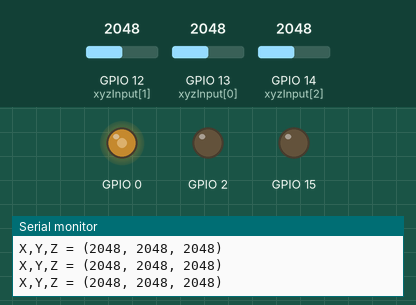
This program was run on a simulated ESP32. Parts: output pins drawn as LEDs (lit = HIGH), the last lines printed to the serial monitor. The test bench sets the inputs (shaded band); at power-on: GPIO 14 (xyzInput[2]) = 2048, GPIO 12 (xyzInput[1]) = 2048, GPIO 13 (xyzInput[0]) = 2048.

Above: at 1.2 s.
1.3 s: GPIO 14 (xyzInput[2]) set to 1228
At 2.3 s:
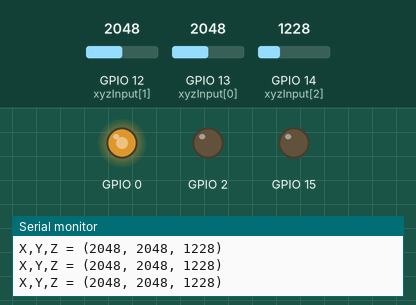
2.8 s: GPIO 12 (xyzInput[1]) set to 60
At 4.0 s:
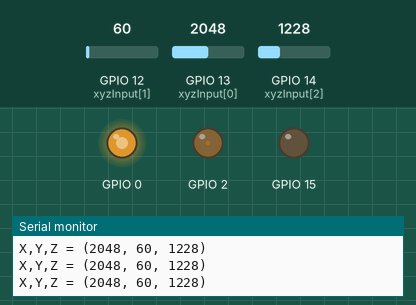
4.3 s: GPIO 13 (xyzInput[0]) set to 60
At 5.5 s:
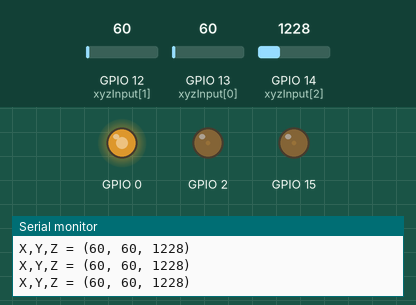
5.8 s: GPIO 12 (xyzInput[1]) set to 140
At 6.8 s:
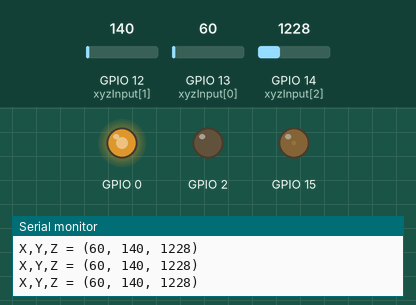
7.3 s: GPIO 14 (xyzInput[2]) set to 491
At 8.5 s:
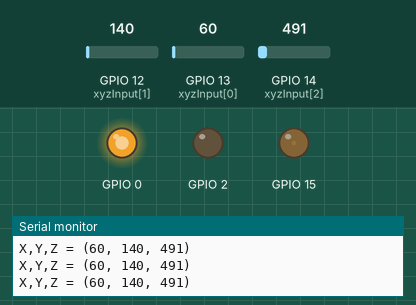
8.8 s: GPIO 13 (xyzInput[0]) set to 140
At 10.2 s:
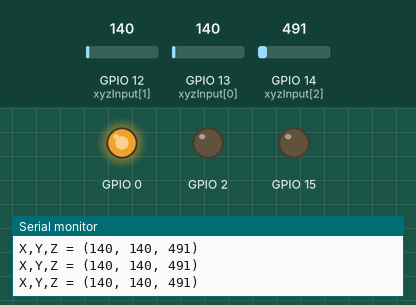
Timing chart, 0 to 11.3 s (numbered marks = the images above; inputs shaded):
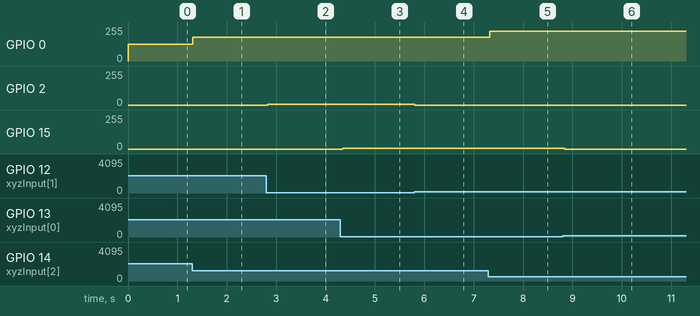

The program:

main.cpp
```cpp
#include <Arduino.h>

// Vetor de configuração de pinos
int xyzInput [] = {13, 12, 14};
int xyzOutput [] = {15, 2, 0};

// Ajuste para as luzes ligarem quando houver movimento dos cursores
#define adjustment(val) (val > 4000 ) ? val : ( (val < 100 ) ? 100 : 0 )

void setup() {

  // Configuração da taxa de transmissão do monitor serial
  Serial.begin(115200);

  // Configuração e conexão dos canais pwm com os pinos dos leds
  for(int i = 0; i<3; i++)
    ledcAttachChannel(xyzOutput[i], 1000, 12, i);
}

void loop() {

  // Leitura do adc dos pinos de entrada
  int adcX = analogRead(xyzInput[0]);
  int adcY = analogRead(xyzInput[1]);
  int adcZ = analogRead(xyzInput[2]);

  // Valores pwm para acendimento de leds
  int pwmX = adjustment(adcX); // ajuste
  int pwmY = adjustment(adcY); // ajuste
  int pwmZ = map(adcZ, 0, 4095, 4095, 0); // inversão de sinal

  // Saída analógica (modulada com pwm) nos pinos dos leds
  ledcWrite(xyzOutput[0], pwmX);
  ledcWrite(xyzOutput[1], pwmY);
  ledcWrite(xyzOutput[2], pwmZ);

  // Exposição de valores no monitor serial
  Serial.printf("X,Y,Z = (%d, %d, %d)\n", adcX,adcY,adcZ);

  // Intervalo entre medições (0.5 segundos)
  delay(50);

}
```

Measured:
- after the input at 1.3 s, GPIO 0: 127/255 → 178/255 at once
- after the input at 2.8 s, GPIO 2: 0/255 → 6/255 at once
- after the input at 4.3 s, GPIO 15: 0/255 → 6/255 after 0.05 s
- after the input at 5.8 s, GPIO 2: 6/255 → 0/255 at once
- after the input at 7.3 s, GPIO 0: 178/255 → 224/255 at once
- after the input at 8.8 s, GPIO 15: 6/255 → 0/255 at once
